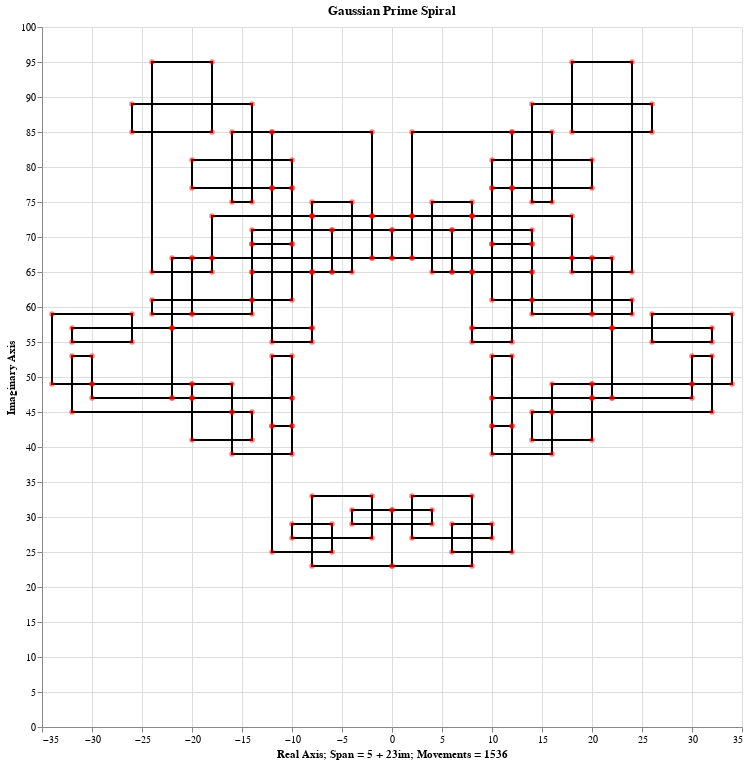

Source (notebook cell):
### Code cell
# Create a spiral object
s = Spiral(5 + 23im, 300)

# Transverse the spiral object
transverse!(s)

# Display the spiral object
display(s)

### Figure 1 — Vega-Lite specification as saved in the notebook (floating-point values rounded to 4 significant figures; data arrays with more than 128 entries replaced by an {"elided": "..."} marker saying what was removed)
{"height": 700, "layer": [{"data": {"values": {"elided": "1537 records"}}, "encoding": {"order": {"field": "Movements", "type": "ordinal"}, "x": {"field": "Real_Axis", "title": "Real Axis; Span = 5 + 23im; Movements = 1536", "type": "quantitative"}, "y": {"field": "Imaginary_Axis", "title": "Imaginary Axis", "type": "quantitative"}}, "mark": {"color": "black", "opacity": 1, "type": "line"}}, {"data": {"values": {"elided": "236 records"}}, "encoding": {"x": {"field": "Real_Axis", "type": "quantitative"}, "y": {"field": "Imaginary_Axis", "type": "quantitative"}}, "mark": {"color": "red", "opacity": 0.5, "type": "circle"}}], "title": "Gaussian Prime Spiral", "width": 700}
